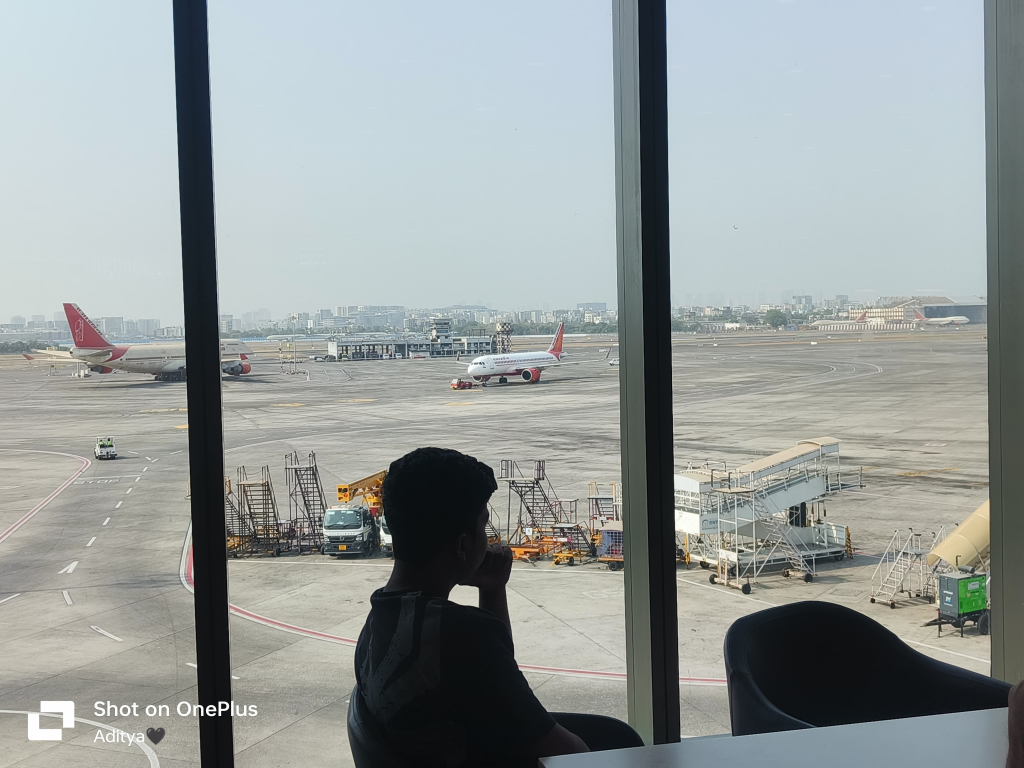
#> input picture Phase 2(Image Resizing & Shaping)/avr.jpeg, 4096 x 3072 px, found by its file name (shown at 1/4 size)
$ python cropped.py
#> lines starting #> are read from the running program, lines starting #| are printed output that depends on the picture
import cv2
image = cv2.imread("Phase 2(Image Resizing & Shaping)/avr.jpeg")
#> image is the input picture: shape (3072, 4096, 3); mean B, G, R 155.4, 156.3, 149.9

if image is None:
    print("Image not found")
else:
    print("Image loaded")

    cropped = image[100:400, 100:400] #cropping the image
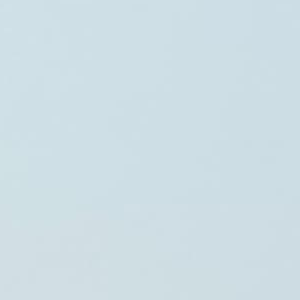
#> cropped: shape (300, 300, 3); mean B, G, R 228.8, 222.1, 205.8

    cv2.imshow("Original image", image)
    cv2.imshow("Cropped image", cropped)

    cv2.imwrite("cropped image.png", cropped)

    cv2.waitKey(0)
    cv2.destroyAllWindows()
